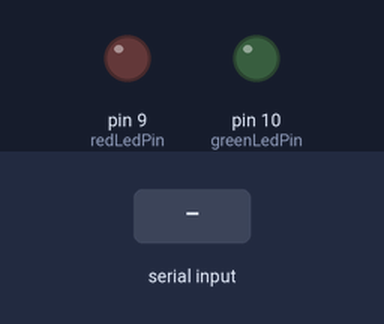
Bench run of a sketch on a simulated Arduino Uno, built with avr-gcc and run on an emulated ATmega328P. Shown: output pins drawn as LEDs (lit = HIGH). The inputs (shaded band) are chosen by the test bench.

Above: at 1.2 s.
1.3 s: "1" received over Serial
At 2.2 s:
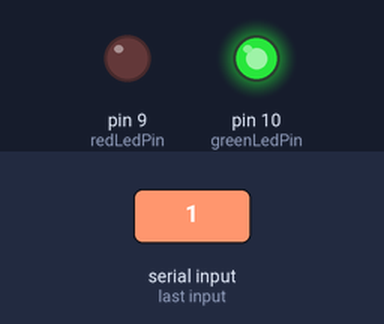
2.8 s: "2" received over Serial
At 3.3 s:
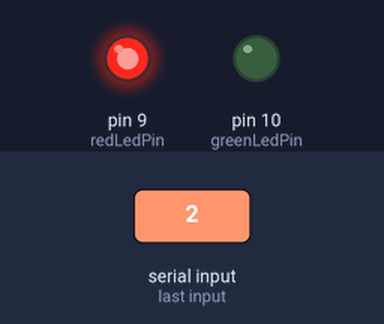
Timing chart, 0 to 5.8 s (numbered marks = the images above; inputs shaded):
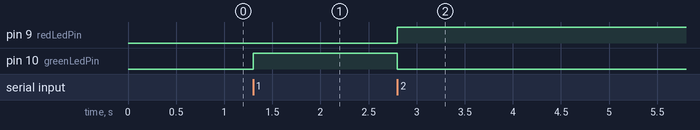

Measured:
- after the input at 1.3 s, pin 10 (greenLedPin): LOW → HIGH at once
- after the input at 2.8 s, pin 9 (redLedPin): LOW → HIGH at once; pin 10 (greenLedPin): HIGH → LOW at once

The sketch:

Image_recognition.ino
```cpp
// Define the LED pins
const int redLedPin = 9;
const int greenLedPin = 10;

void setup() {
  // Initialize the serial communication
  Serial.begin(9600);

  // Set the LED pins as output
  pinMode(redLedPin, OUTPUT);
  pinMode(greenLedPin, OUTPUT);
}

void loop() {
  if (Serial.available() > 0) {
    // Read the incoming command
    char command = Serial.read();

    // Turn on/off the LEDs based on the command
    if (command == '1') {
      // Command to turn on the green LED
      digitalWrite(greenLedPin, HIGH);
      digitalWrite(redLedPin, LOW);
    } else if (command == '2') {
      // Command to turn on the red LED
      digitalWrite(redLedPin, HIGH);
      digitalWrite(greenLedPin, LOW);
    }
  }
}
```
